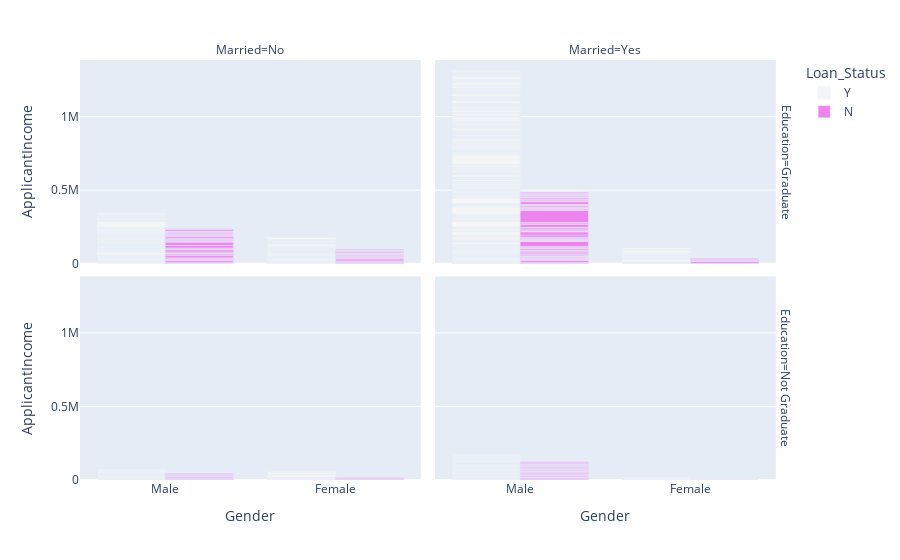

Here is the notebook cell this chart was saved with:
### Code cell
fig = px.bar(df, x="Gender", y="ApplicantIncome", color="Loan_Status", barmode="group", 
             facet_row="Education", facet_col="Married",color_discrete_map={"Y": "whitesmoke", "N": "violet"})
fig.show()

### Figure 1 — Plotly figure (JSON) as saved in the notebook; plotly's stock layout.template omitted (floating-point values rounded to 4 significant figures; data arrays with more than 128 entries replaced by an {"elided": "..."} marker saying what was removed)
{"data": [{"alignmentgroup": "True", "hovertemplate": "Loan_Status=Y<br>Education=Graduate<br>Married=No<br>Gender=%{x}<br>ApplicantIncome=%{y}<extra></extra>", "legendgroup": "Y", "marker": {"color": "whitesmoke", "pattern": {"shape": ""}}, "name": "Y", "offsetgroup": "Y", "orientation": "v", "showlegend": true, "textposition": "auto", "type": "bar", "x": ["Male", "Male", "Male", "Female", "Male", "Male", "Female", "Female", "Female", "Male", "Female", "Male", "Male", "Male", "Male", "Male", "Female", "Male", "Female", "Female", "Female", "Female", "Male", "Male", "Male", "Male", "Male", "Male", "Male", "Male", "Male", "Male", "Male", "Male", "Male", "Female", "Male", "Male", "Male", "Female", "Female", "Female", "Male", "Female", "Male", "Female", "Male", "Male", "Female", "Female", "Male", "Female", "Male", "Female", "Male", "Female", "Male", "Female", "Female", "Female", "Female", "Female", "Male", "Female", "Male", "Male", "Male", "Female", "Female", "Male", "Female", "Female", "Male", "Female", "Male", "Male", "Male", "Male", "Female", "Female", "Female", "Male", "Male", "Male", "Male", "Male", "Male", "Male", "Male", "Female", "Male", "Female", "Female", "Female", "Male", "Male", "Female", "Male", "Female", "Male", "Male", "Male", "Male", "Male", "Male", "Female"], "xaxis": "x3", "y": [5849, 6000, 4950, 3750, 4166, 1800, 3410, 4000, 3086, 3500, 3846, 2366, 8566, 4133, 4843, 5316, 7451, 5050, 10408, 4166, 2137, 3692, 3865, 20166, 2014, 2718, 4895, 5417, 6950, 3254, 2980, 3858, 4191, 8333, 4923, 3244, 2479, 2971, 6400, 8333, 3463, 3812, 2965, 3083, 2060, 7200, 5166, 4095, 2876, 3237, 2833, 1811, 3158, 4124, 9508, 5000, 4000, 3762, 2917, 2507, 3541, 3166, 4917, 2500, 4384, 2935, 2833, 4160, 3813, 6822, 15759, 2764, 5941, 6000, 7167, 3667, 9167, 2500, 4547, 2995, 8624, 12876, 3750, 1926, 3660, 37719, 7085, 4354, 6000, 2500, 5532, 645, 3159, 13262, 2500, 3617, 3652, 2526, 2667, 3333, 3229, 3182, 4750, 9357, 3676, 2900], "yaxis": "y3"}, {"alignmentgroup": "True", "hovertemplate": "Loan_Status=Y<br>Education=Graduate<br>Married=Yes<br>Gender=%{x}<br>ApplicantIncome=%{y}<extra></extra>", "legendgroup": "Y", "marker": {"color": "whitesmoke", "pattern": {"shape": ""}}, "name": "Y", "offsetgroup": "Y", "orientation": "v", "showlegend": false, "textposition": "auto", "type": "bar", "x": {"elided": "234 str values"}, "xaxis": "x4", "y": {"elided": "234 int values"}, "yaxis": "y4"}, {"alignmentgroup": "True", "hovertemplate": "Loan_Status=Y<br>Education=Not Graduate<br>Married=No<br>Gender=%{x}<br>ApplicantIncome=%{y}<extra></extra>", "legendgroup": "Y", "marker": {"color": "whitesmoke", "pattern": {"shape": ""}}, "name": "Y", "offsetgroup": "Y", "orientation": "v", "showlegend": false, "textposition": "auto", "type": "bar", "x": ["Male", "Male", "Male", "Male", "Female", "Female", "Male", "Male", "Male", "Male", "Male", "Male", "Female", "Female", "Male", "Male", "Female", "Female", "Male", "Male", "Female", "Male", "Male", "Female", "Male", "Male", "Female", "Male"], "xaxis": "x", "y": [3596, 3748, 3620, 4885, 1907, 4408, 3975, 3189, 2583, 2927, 2346, 3902, 1963, 2213, 2717, 4707, 5191, 4350, 2699, 3691, 17263, 2679, 6783, 18165, 2550, 5800, 2165, 3833], "yaxis": "y"}, {"alignmentgroup": "True", "hovertemplate": "Loan_Status=Y<br>Education=Not Graduate<br>Married=Yes<br>Gender=%{x}<br>ApplicantIncome=%{y}<extra></extra>", "legendgroup": "Y", "marker": {"color": "whitesmoke", "pattern": {"shape": ""}}, "name": "Y", "offsetgroup": "Y", "orientation": "v", "showlegend": false, "textposition": "auto", "type": "bar", "x": ["Male", "Male", "Male", "Male", "Female", "Male", "Male", "Male", "Male", "Male", "Male", "Male", "Male", "Male", "Male", "Male", "Male", "Male", "Male", "Male", "Male", "Male", "Male", "Male", "Male", "Female", "Male", "Male", "Male", "Male", "Male", "Male", "Male", "Male", "Male", "Male", "Female", "Male", "Male", "Female", "Male", "Male", "Male", "Male", "Male", "Male", "Male", "Male", "Female", "Male", "Male", "Male", "Male", "Male"], "xaxis": "x2", "y": [2583, 2333, 4226, 4695, 1928, 3357, 7100, 1875, 3333, 3333, 3273, 4188, 4288, 2071, 4300, 1863, 1820, 2600, 3500, 3917, 5703, 3850, 3406, 6608, 2661, 4100, 2875, 7667, 3399, 3601, 4554, 3173, 3083, 1993, 2167, 2253, 7142, 4652, 1958, 210, 3095, 1958, 5333, 2600, 3814, 2192, 5285, 2239, 3017, 2492, 3675, 4467, 2894, 3987], "yaxis": "y2"}, {"alignmentgroup": "True", "hovertemplate": "Loan_Status=N<br>Education=Graduate<br>Married=No<br>Gender=%{x}<br>ApplicantIncome=%{y}<extra></extra>", "legendgroup": "N", "marker": {"color": "violet", "pattern": {"shape": ""}}, "name": "N", "offsetgroup": "N", "orientation": "v", "showlegend": true, "textposition": "auto", "type": "bar", "x": ["Male", "Female", "Male", "Male", "Male", "Male", "Female", "Female", "Female", "Male", "Male", "Male", "Male", "Female", "Male", "Male", "Male", "Male", "Male", "Male", "Male", "Female", "Male", "Female", "Male", "Female", "Female", "Female", "Female", "Female", "Female", "Male", "Female", "Male", "Female", "Male", "Male", "Male", "Male", "Female", "Female", "Female", "Female", "Male", "Male", "Male", "Male", "Male", "Male", "Male", "Male", "Male", "Male", "Male", "Male", "Female", "Female", "Female", "Male", "Male", "Female", "Female"], "xaxis": "x3", "y": [1853, 3510, 3167, 4692, 12500, 3600, 4230, 4166, 4300, 3750, 3750, 6782, 14999, 10000, 6277, 9166, 2237, 1916, 12000, 11000, 3418, 10000, 6050, 3427, 16250, 3481, 3418, 2600, 5417, 5000, 2400, 20233, 2378, 8750, 4723, 2500, 5124, 3062, 3069, 3180, 1500, 7441, 2600, 6500, 10416, 4166, 3547, 2435, 6283, 3583, 5815, 4683, 4680, 3588, 11250, 2138, 5000, 2378, 1836, 2987, 416, 4583], "yaxis": "y3"}, {"alignmentgroup": "True", "hovertemplate": "Loan_Status=N<br>Education=Graduate<br>Married=Yes<br>Gender=%{x}<br>ApplicantIncome=%{y}<extra></extra>", "legendgroup": "N", "marker": {"color": "violet", "pattern": {"shape": ""}}, "name": "N", "offsetgroup": "N", "orientation": "v", "showlegend": false, "textposition": "auto", "type": "bar", "x": ["Male", "Male", "Male", "Male", "Male", "Male", "Female", "Male", "Female", "Male", "Male", "Male", "Male", "Male", "Female", "Male", "Male", "Male", "Male", "Male", "Male", "Female", "Male", "Male", "Male", "Female", "Male", "Male", "Male", "Male", "Male", "Male", "Male", "Male", "Male", "Male", "Male", "Male", "Male", "Male", "Male", "Male", "Male", "Male", "Male", "Female", "Female", "Male", "Male", "Male", "Male", "Male", "Male", "Male", "Male", "Male", "Male", "Male", "Male", "Male", "Male", "Male", "Male", "Male", "Male", "Male", "Male", "Male", "Male", "Male", "Male", "Male", "Male", "Male", "Male", "Male", "Male", "Male"], "xaxis": "x4", "y": [4583, 3036, 12841, 3717, 4166, 1828, 2645, 4616, 11500, 3366, 4945, 5726, 1000, 3167, 1378, 6000, 3800, 5568, 10513, 6080, 4000, 4583, 5042, 7933, 3089, 4583, 5516, 6400, 33846, 2178, 3125, 3430, 150, 5000, 2221, 3250, 5746, 5250, 14683, 20667, 4400, 2014, 2473, 10000, 8666, 4333, 5500, 3875, 19730, 4566, 8300, 81000, 1600, 7250, 3539, 3340, 3948, 3708, 8334, 4333, 2873, 2947, 18333, 3597, 2130, 6633, 3593, 8799, 3400, 3166, 5116, 6406, 3087, 1880, 2787, 4283, 2726, 6000], "yaxis": "y4"}, {"alignmentgroup": "True", "hovertemplate": "Loan_Status=N<br>Education=Not Graduate<br>Married=No<br>Gender=%{x}<br>ApplicantIncome=%{y}<extra></extra>", "legendgroup": "N", "marker": {"color": "violet", "pattern": {"shape": ""}}, "name": "N", "offsetgroup": "N", "orientation": "v", "showlegend": false, "textposition": "auto", "type": "bar", "x": ["Male", "Male", "Male", "Male", "Male", "Male", "Male", "Female", "Male", "Male", "Female", "Female", "Female", "Male", "Male", "Female", "Male"], "xaxis": "x", "y": [1442, 3200, 7333, 2333, 6045, 4053, 2000, 1830, 6216, 2755, 3867, 2720, 4606, 2769, 3598, 3400, 3358], "yaxis": "y"}, {"alignmentgroup": "True", "hovertemplate": "Loan_Status=N<br>Education=Not Graduate<br>Married=Yes<br>Gender=%{x}<br>ApplicantIncome=%{y}<extra></extra>", "legendgroup": "N", "marker": {"color": "violet", "pattern": {"shape": ""}}, "name": "N", "offsetgroup": "N", "orientation": "v", "showlegend": false, "textposition": "auto", "type": "bar", "x": ["Male", "Male", "Male", "Male", "Male", "Male", "Male", "Male", "Male", "Male", "Male", "Male", "Male", "Male", "Male", "Male", "Male", "Male", "Male", "Male", "Male", "Male", "Male", "Male", "Female", "Male", "Male", "Male", "Male", "Male", "Male", "Male", "Male", "Male", "Male"], "xaxis": "x2", "y": [4887, 7660, 2600, 3365, 2609, 4755, 3572, 4200, 2281, 3522, 4344, 6033, 3992, 4735, 2510, 1668, 4931, 1800, 2647, 3523, 3000, 3010, 2889, 6096, 2149, 2309, 2947, 2653, 4050, 3074, 2917, 2454, 6125, 6383, 2400], "yaxis": "y2"}], "layout": {"annotations": [{"font": {}, "showarrow": false, "text": "Married=No", "x": 0.24, "xanchor": "center", "xref": "paper", "y": 1, "yanchor": "bottom", "yref": "paper"}, {"font": {}, "showarrow": false, "text": "Married=Yes", "x": 0.74, "xanchor": "center", "xref": "paper", "y": 1, "yanchor": "bottom", "yref": "paper"}, {"font": {}, "showarrow": false, "text": "Education=Not Graduate", "textangle": 90, "x": 0.98, "xanchor": "left", "xref": "paper", "y": 0.2425, "yanchor": "middle", "yref": "paper"}, {"font": {}, "showarrow": false, "text": "Education=Graduate", "textangle": 90, "x": 0.98, "xanchor": "left", "xref": "paper", "y": 0.7575, "yanchor": "middle", "yref": "paper"}], "barmode": "group", "legend": {"title": {"text": "Loan_Status"}, "tracegroupgap": 0}, "margin": {"t": 60}, "xaxis": {"anchor": "y", "domain": [0, 0.48], "title": {"text": "Gender"}}, "xaxis2": {"anchor": "y2", "domain": [0.5, 0.98], "matches": "x", "title": {"text": "Gender"}}, "xaxis3": {"anchor": "y3", "domain": [0, 0.48], "matches": "x", "showticklabels": false}, "xaxis4": {"anchor": "y4", "domain": [0.5, 0.98], "matches": "x", "showticklabels": false}, "yaxis": {"anchor": "x", "domain": [0, 0.485], "title": {"text": "ApplicantIncome"}}, "yaxis2": {"anchor": "x2", "domain": [0, 0.485], "matches": "y", "showticklabels": false}, "yaxis3": {"anchor": "x3", "domain": [0.515, 1], "matches": "y", "title": {"text": "ApplicantIncome"}}, "yaxis4": {"anchor": "x4", "domain": [0.515, 1], "matches": "y", "showticklabels": false}}}
